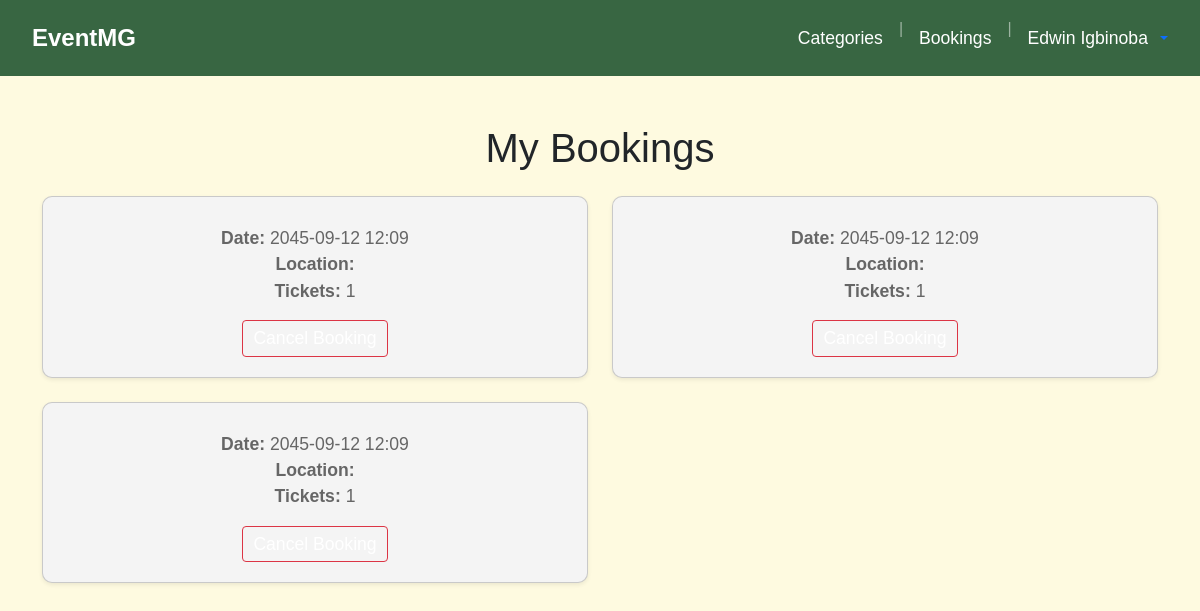
The page /bookings (signed in) on the database as committed earlier.
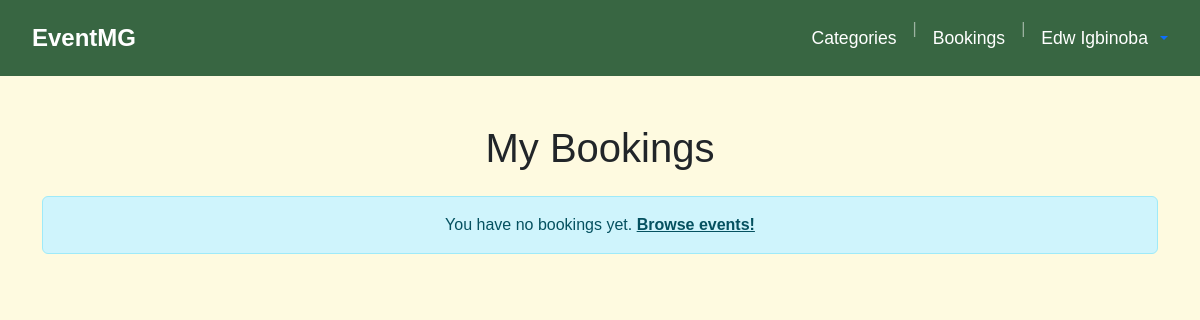
The same page on the database as committed later.
### website/models.py (models this page shows, shortened)
class Customer(db.Model, UserMixin):
    id = db.Column(db.Integer,primary_key=True)
    first_name = db.Column(db.String(50))
    last_name = db.Column(db.String(50))
    email = db.Column(db.String(120),unique=True)
    phone = db.Column(db.String(20),unique = True)
    location = db.Column(db.String(255))
    password = db.Column(db.String(255))
    stripe_customer_id = db.Column(db.String(100))

class Booking(db.Model):
    __tablename__ = 'booking'
    booking_id = db.Column(db.Integer, primary_key=True, autoincrement=True)
    booking_name = db.Column(db.String(255),nullable=False)
    customer_id = db.Column(db.Integer, db.ForeignKey('customer.id'), nullable=False)
    event_id = db.Column(db.Integer, db.ForeignKey('event.event_id'), nullable=False)
    num_tickets = db.Column(db.Integer, nullable=False)
    total_price = db.Column(db.Numeric(10, 2), nullable=False)
    booking_date = db.Column(db.DateTime)
    customer = db.relationship('Customer', backref='bookings')
    event = db.relationship('Event', back_populates='bookings')

### website/views.py (the view)
@views.route('/bookings',methods=['GET','POST'])
def bookings():
    user_id = current_user.id
    user_bookings = Booking.query.filter_by(customer_id=user_id).all()
    return render_template('bookings.html',bookings=user_bookings)

### website/templates/bookings.html (shortened to what this page needs)
{% extends "eventshome.html" %}
{% block content %}
<div class="container mt-5">
    <h1 class="text-center mb-4">My Bookings</h1>
    {% if bookings %}
        <div class="row">
            {% for booking in bookings %}
                <div class="col-md-6">
                    <div class="card mb-4 shadow-sm">
                        <div class="card-body">
                            <p class="card-text">
                                <strong>Date:</strong> {{ booking.booking_date.strftime('%Y-%m-%d %H:%M') }}<br>
                                <strong>Location:</strong> {{ booking.location }}<br>
                                <strong>Tickets:</strong> {{ booking.num_tickets }}
                            </p>
                            <form method="POST" action="{{ url_for('events.cancel_booking', booking_id=booking.booking_id) }}">
                                <button type="submit" class="btn btn-danger btn-sm">Cancel Booking</button>
                            </form>
                        </div>
                    </div>
                </div>
            {% endfor %}
        </div>
    {% else %}
        <div class="alert alert-info text-center">
            You have no bookings yet. <a href="{{ url_for('views.home') }}" class="alert-link">Browse events!</a>
        </div>
    {% endif %}
</div>
{% endblock %}

### website/templates/eventshome.html (shortened to what this page needs)
<!DOCTYPE html>
<html lang="en">
<head>
    <link href="https://cdn.jsdelivr.net/npm/bootstrap@5.3.0/dist/css/bootstrap.min.css" rel="stylesheet">
    <link rel="stylesheet" href="{{ url_for('static', filename='stylesheet.css')}}" type="text/css" >
</head>
<body>
    <nav class="navbar navbar-expand-lg custom-navbar">
        <div class="container-fluid">
            <a class="navbar-brand" href="{{ url_for('views.home') }}">EventMG</a>
            <div class="collapse navbar-collapse" id="navbarNav">
                <ul class="navbar-nav ms-auto">
                {% block navbar %}
                    <li class="nav-item">
                        <a class="nav-link text-white"  href="{{ url_for('views.search') }}" >Categories</a>
                    </li>
                    <li class="nav-item">
                      <span class="nav-separator mx-2">|</span>
                    </li>
                    {% endblock %}
                    {% if current_user.is_authenticated %}
                    <li class="nav-item">
                        <a class="nav-link text-white"  href="{{ url_for('views.bookings') }}" >Bookings</a>
                    </li>
                    <li class="nav-item">
                      <span class="nav-separator mx-2">|</span>
                    </li>
                        <div class="ms-auto d-flex align-items-center">
                        <div class="dropdown">
                            <a class="d-flex align-items-center text-decoration-none dropdown-toggle" href="#" id="userDropdown" data-bs-toggle="dropdown" aria-expanded="false">
                                <span class="d-none d-sm-inline nav-link text-white">{{ current_user.first_name }} {{ current_user.last_name }} </span>
                            </a>
                        </div>
                        </div>
                    {% else %}
                        <li class="nav-item">
                            <a href="{{ url_for('auth.login') }}">Sign In / Up</a>
                        </li>
                    {% endif %}
                </ul>
            </div>
        </div>
    </nav>
{% block content %}{% endblock %}
</body>
</html>

### website/static/stylesheet.css (style rules this page uses)
body { font-family: Helvetica, Verdana, sans-serif; margin: 0; padding: 0; background: #fefae0; }
.navbar { padding: 15px 20px; }
.custom-navbar { background-color: #386642; }
.navbar-brand { font-size: 1.5em; font-weight: bold; color: white; }
.navbar-nav .nav-link { font-size: 1.1em; }
.nav-separator { color: rgba(255,255,255,0.5); line-height: 1.5; }

Rows that differ between the two databases and show on the page:
removed Booking: booking_date "2045-09-12 12:09", num_tickets "1"
removed Booking: booking_date "2045-09-12 12:09", num_tickets "1"
removed Booking: booking_date "2045-09-12 12:09", num_tickets "1"
changed Customer "Igbinoba": first_name "Edwin" → "Edw"
Other text that changed with them:
text now shown: "You have no bookings yet. Browse events!"
